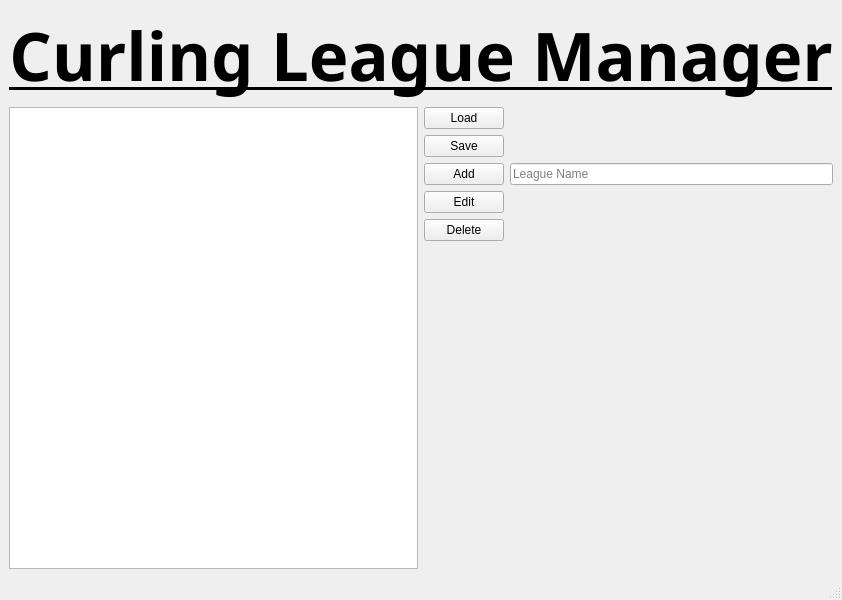
<?xml version="1.0" encoding="UTF-8"?>
<ui version="4.0">
 <class>MainWindow</class>
 <widget class="QMainWindow" name="MainWindow">
  <property name="geometry">
   <rect>
    <x>0</x>
    <y>0</y>
    <width>800</width>
    <height>600</height>
   </rect>
  </property>
  <property name="windowTitle">
   <string>MainWindow</string>
  </property>
  <widget class="QWidget" name="centralwidget">
   <layout class="QVBoxLayout" name="verticalLayout_2">
    <item>
     <layout class="QVBoxLayout" name="verticalLayout">
      <item>
       <widget class="QLabel" name="main_window_label">
        <property name="font">
         <font>
          <family>Chalkduster</family>
          <pointsize>50</pointsize>
          <weight>75</weight>
          <bold>true</bold>
          <underline>true</underline>
         </font>
        </property>
        <property name="text">
         <string>Curling League Manager</string>
        </property>
        <property name="alignment">
         <set>Qt::AlignCenter</set>
        </property>
       </widget>
      </item>
      <item>
       <layout class="QHBoxLayout" name="horizontalLayout">
        <item>
         <widget class="QListWidget" name="league_listWidget"/>
        </item>
        <item>
         <layout class="QFormLayout" name="formLayout">
          <item row="0" column="0">
           <widget class="QPushButton" name="load_pushButton">
            <property name="text">
             <string>Load</string>
            </property>
           </widget>
          </item>
          <item row="1" column="0">
           <widget class="QPushButton" name="save_pushButton">
            <property name="text">
             <string>Save</string>
            </property>
           </widget>
          </item>
          <item row="2" column="0">
           <widget class="QPushButton" name="add_pushButton">
            <property name="text">
             <string>Add</string>
            </property>
           </widget>
          </item>
          <item row="2" column="1">
           <widget class="QLineEdit" name="leagueName_lineEdit">
            <property name="placeholderText">
             <string>League Name</string>
            </property>
           </widget>
          </item>
          <item row="3" column="0">
           <widget class="QPushButton" name="edit_pushButton">
            <property name="text">
             <string>Edit</string>
            </property>
           </widget>
          </item>
          <item row="4" column="0">
           <widget class="QPushButton" name="delete_pushButton">
            <property name="text">
             <string>Delete</string>
            </property>
           </widget>
          </item>
          <item row="5" column="0" colspan="2">
           <spacer name="verticalSpacer">
            <property name="orientation">
             <enum>Qt::Vertical</enum>
            </property>
            <property name="sizeHint" stdset="0">
             <size>
              <width>20</width>
              <height>40</height>
             </size>
            </property>
           </spacer>
          </item>
         </layout>
        </item>
       </layout>
      </item>
     </layout>
    </item>
   </layout>
  </widget>
  <widget class="QMenuBar" name="menubar">
   <property name="geometry">
    <rect>
     <x>0</x>
     <y>0</y>
     <width>800</width>
     <height>21</height>
    </rect>
   </property>
  </widget>
  <widget class="QStatusBar" name="statusbar"/>
 </widget>
 <resources/>
 <connections/>
</ui>
